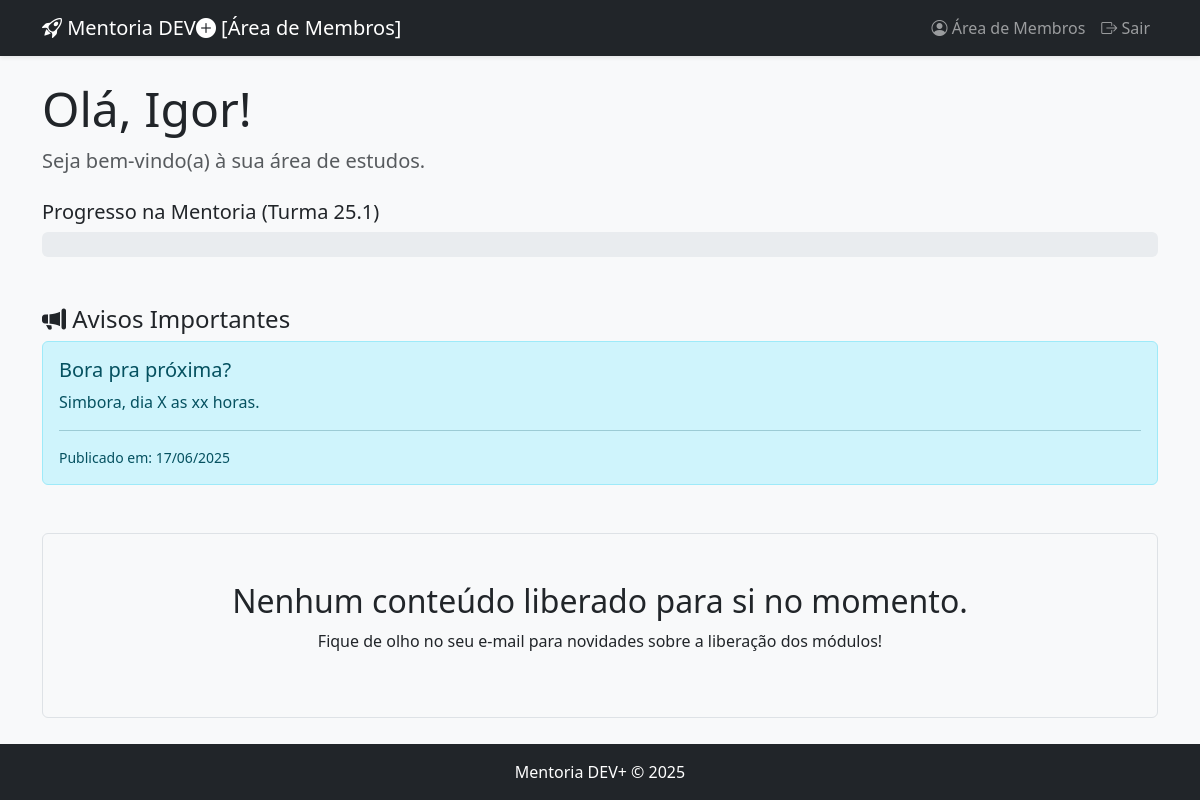
Page /area-membros (signed in) on the earlier database version.
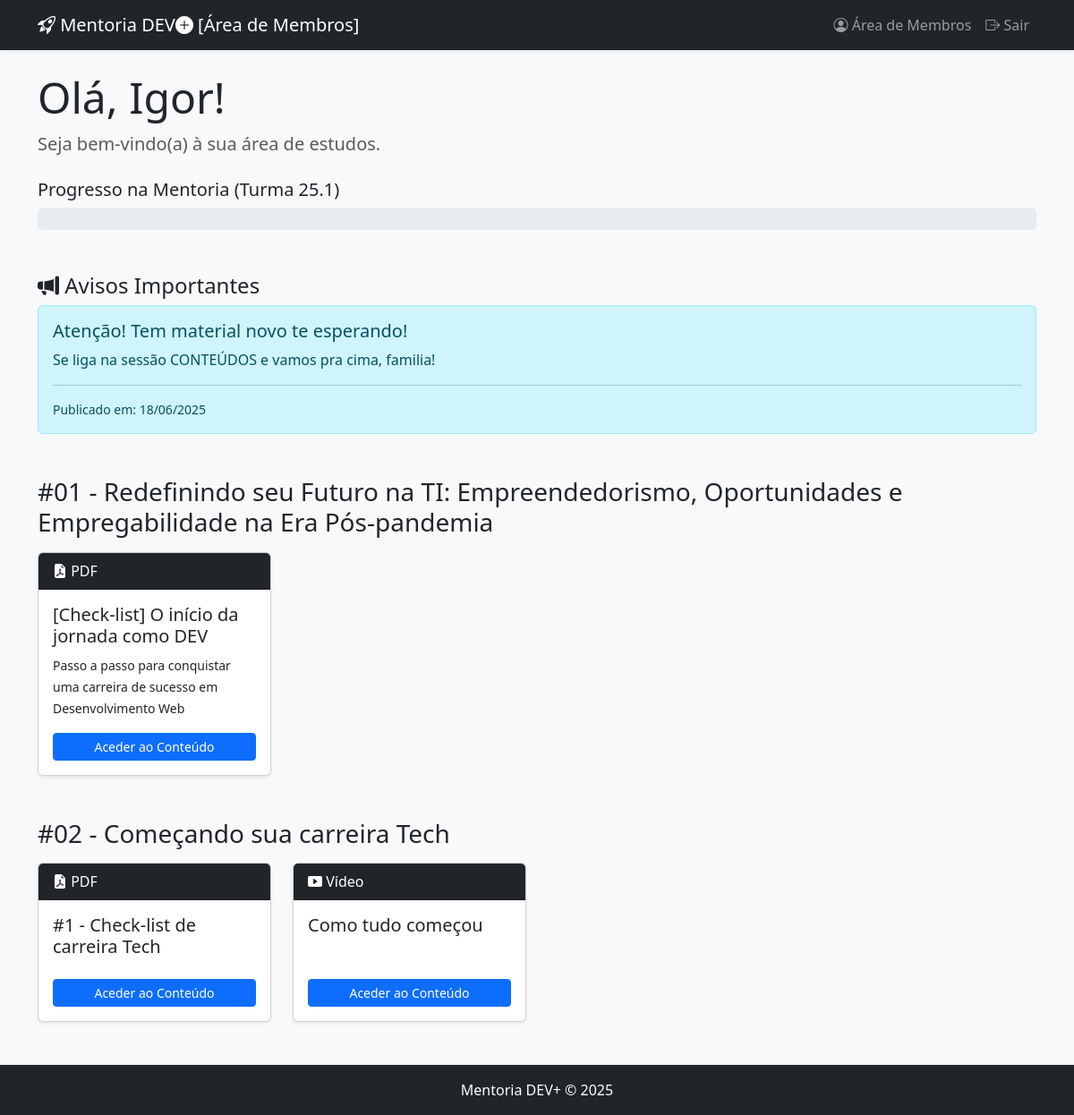
Same page on the later database version.
### api/index.py (models this page shows, shortened)
class Registros(db.Model, UserMixin): # Adiciona UserMixin
    __tablename__ = 'registros'
    id = db.Column(db.Integer, primary_key=True)
    nome = db.Column(db.String(100), nullable=False)
    email = db.Column(db.String(100), unique=True, nullable=False)
    password_hash = db.Column(db.String(128)) # Campo para senha criptografada
    is_admin = db.Column(db.Boolean, default=False)
    fone = db.Column(db.String(20))
    perfil = db.Column(db.String(100))
    desafio = db.Column(db.String(100))
    disponibilidade = db.Column(db.String(100))
    mensagem = db.Column(db.Text)
    data_inscricao = db.Column(db.DateTime, default=datetime.utcnow)
    status = db.Column(db.String(50), default='Inscrito')
    token_matricula = db.Column(db.String(32), unique=True, nullable=True)
    plano_escolhido = db.Column(db.String(50), nullable=True)
    turma_id = db.Column(db.Integer, db.ForeignKey('turmas.id'))

class Turmas(db.Model):
    __tablename__ = 'turmas'
    id = db.Column(db.Integer, primary_key=True)
    nome_turma = db.Column(db.String(100), nullable=False)
    descricao = db.Column(db.Text)
    data_inicio = db.Column(db.Date)
    data_fim = db.Column(db.Date)
    status = db.Column(db.String(50), default='Planejamento')
    mentorados = db.relationship('Registros', backref='turma', lazy='dynamic')
    encontros = db.relationship('Encontros', backref='turma', lazy=True, cascade="all, delete-orphan")
    monitores = db.relationship('Monitores', secondary=turma_monitores, lazy='subquery',
        back_populates='turmas')
    modulos = db.relationship('Modulos', secondary=turma_modulos, lazy='subquery',
        backref=db.backref('turmas', lazy=True))
    avisos = db.relationship('Avisos', backref='turma', lazy=True, cascade="all, delete-orphan")

class Avisos(db.Model):
    __tablename__ = 'avisos'
    id = db.Column(db.Integer, primary_key=True)
    turma_id = db.Column(db.Integer, db.ForeignKey('turmas.id'), nullable=False)
    titulo = db.Column(db.String(150), nullable=False)
    conteudo = db.Column(db.Text, nullable=False)
    data_publicacao = db.Column(db.DateTime, default=datetime.utcnow)

class Modulos(db.Model):
    __tablename__ = 'modulos'
    id = db.Column(db.Integer, primary_key=True)
    titulo = db.Column(db.String(150), nullable=False)
    descricao = db.Column(db.Text)
    ordem = db.Column(db.Integer, default=0)
    thumbnail_url = db.Column(db.String(255))
    conteudos = db.relationship('Conteudos', backref='modulo', lazy=True, cascade="all, delete-orphan")

class Conteudos(db.Model):
    __tablename__ = 'conteudos'
    id = db.Column(db.Integer, primary_key=True)
    modulo_id = db.Column(db.Integer, db.ForeignKey('modulos.id'), nullable=False)
    titulo = db.Column(db.String(150), nullable=False)
    tipo = db.Column(db.String(50)) # 'Vídeo', 'PDF', 'Link'
    url_conteudo = db.Column(db.String(255), nullable=False)
    descricao = db.Column(db.Text)
    ordem = db.Column(db.Integer, default=0)

### api/index.py (the view, shortened to what this page needs)
@app.route('/area-membros')
@login_required # Esta linha protege a rota!
def area_membros():
    turma_do_aluno = current_user.turma
    modulos_da_turma = []
    progresso_percent = 0
    avisos_da_turma = []
    if turma_do_aluno:
        modulos_da_turma = sorted(turma_do_aluno.modulos, key=lambda m: m.ordem)
        avisos_da_turma = sorted(turma_do_aluno.avisos, key=lambda a: a.data_publicacao, reverse=True)
        hoje = datetime.utcnow().date()
        inicio = turma_do_aluno.data_inicio
        fim = turma_do_aluno.data_fim
    return render_template('area_membros.html',
                           modulos=modulos_da_turma,
                           progresso=progresso_percent,
                           avisos=avisos_da_turma)

### api/index.py (called while the page is built)
@login_manager.user_loader
def load_user(user_id):
    return Registros.query.get(int(user_id))

### templates/area_membros.html (shortened to what this page needs)
{% extends "layout.html" %}
{% block content %}
<div class="mb-5">
    <h1 class="display-5">Olá, {{ current_user.nome.split()[0] }}!</h1>
    <p class="lead text-muted">Seja bem-vindo(a) à sua área de estudos.</p>
    {% if current_user.turma and current_user.turma.data_inicio and current_user.turma.data_fim %}
    <div class="mt-4">
        <h5>Progresso na Mentoria ({{ current_user.turma.nome_turma }})</h5>
        <div class="progress" style="height: 25px;">
        </div>
    </div>
    {% endif %}
</div>
{% if avisos %}
<div class="mb-5">
    <h4><i class="bi bi-megaphone-fill"></i> Avisos Importantes</h4>
    {% for aviso in avisos %}
        <div class="alert alert-info">
            <h5 class="alert-heading">{{ aviso.titulo }}</h5>
            <p>{{ aviso.conteudo|safe }}</p>
            <hr>
            <p class="mb-0 small">Publicado em: {{ aviso.data_publicacao.strftime('%d/%m/%Y') }}</p>
        </div>
    {% endfor %}
</div>
{% endif %}
{% for modulo in modulos %}
<div class="mb-5">
    <h3 class="mb-3">{{ modulo.titulo }}</h3>
    <div class="row row-cols-1 row-cols-sm-2 row-cols-md-3 row-cols-lg-4 g-4">
        {% for conteudo in modulo.conteudos|sort(attribute='ordem') %}
        <div class="col">
            <div class="card h-100 shadow-sm">
                {% if modulo.thumbnail_url %}
                    <img src="{{ modulo.thumbnail_url }}" class="card-img-top" alt="Thumbnail do Módulo" style="height: 150px; object-fit: cover;">
                {% else %}
                    <div class="card-header bg-dark text-white">
                        <i class="bi
                        {% if conteudo.tipo == 'Vídeo' %}bi-play-btn-fill{%
                        elif conteudo.tipo == 'PDF' %}bi-file-earmark-pdf-fill{%
                        elif conteudo.tipo == 'Slides' %}bi-file-earmark-slides-fill{%
                        else %}bi-link-45deg{% endif %}"></i>
                        {{ conteudo.tipo }}
                    </div>
                {% endif %}
                <div class="card-body d-flex flex-column">
                    <h5 class="card-title">{{ conteudo.titulo }}</h5>
                    <p class="card-text flex-grow-1"><small>{{ conteudo.descricao }}</small></p>
                    <a href="{{ conteudo.url_conteudo }}" target="_blank" class="btn btn-primary btn-sm mt-auto">Aceder ao Conteúdo</a>
                </div>
            </div>
        </div>
        {% else %}
        <div class="col">
            <p>Nenhum conteúdo disponível neste módulo ainda.</p>
        </div>
        {% endfor %}
    </div>
</div>
{% else %}
<div class="text-center p-5 border rounded bg-light">
    <h2>Nenhum conteúdo liberado para si no momento.</h2>
    <p>Fique de olho no seu e-mail para novidades sobre a liberação dos módulos!</p>
</div>
{% endfor %}
{% endblock %}

### templates/layout.html (shortened to what this page needs)
<!doctype html>
<html lang="pt-br" class="h-100">
<head>
    <link href="https://cdn.jsdelivr.net/npm/bootstrap@5.3.3/dist/css/bootstrap.min.css" rel="stylesheet">
    <link rel="stylesheet" href="https://cdn.jsdelivr.net/npm/bootstrap-icons@1.11.3/font/bootstrap-icons.min.css">
</head>
<body class="d-flex flex-column h-100 bg-light">
    <nav class="navbar navbar-expand-lg navbar-dark bg-dark shadow-sm">
        <div class="container">
            <a class="navbar-brand" href="/">
                <i class="bi bi-rocket-takeoff"></i>
                Mentoria DEV<i class="bi bi-plus-circle-fill"></i> [Área de Membros]
            </a>
            <div class="collapse navbar-collapse">
                <ul class="navbar-nav ms-auto mb-2 mb-lg-0">
                    {% if current_user.is_authenticated %}
                        <li class="nav-item"><a class="nav-link" href="{{ url_for('area_membros') }}"><i class="bi bi-person-circle"></i> Área de Membros</a></li>
                        <li class="nav-item"><a class="nav-link" href="{{ url_for('logout') }}"><i class="bi bi-box-arrow-right"></i> Sair</a></li>
                    {% else %}
                        <li class="nav-item"><a class="nav-link" href="{{ url_for('login') }}"><i class="bi bi-box-arrow-in-right"></i> Login</a></li>
                    {% endif %}
                </ul>
            </div>
        </div>
    </nav>
    <main class="flex-shrink-0">
        <div class="container mt-4">
        {% block content %}{% endblock %}
        </div>
    </main>
    <footer class="footer mt-auto py-3 bg-dark text-white">
        <div class="container text-center">
            <span>Mentoria DEV+ © 2025</span>
        </div>
    </footer>
</body>
</html>

Differences in the rows shown:
removed Avisos: titulo "Bora pra próxima?", conteudo "Simbora, dia X as xx horas.", data_publicacao "17/06/2025"
added Avisos: titulo "Atenção! Tem material novo te esperando!", conteudo "Se liga na sessão CONTEÚDOS e vamos pra cima, familia!", data_publicacao "18/06/2025"
now on this page (row edited): Modulos: titulo "#01 - Redefinindo seu Futuro na TI: Empreendedorismo, Oportunidades e Empregabilidade na Era Pós-pandemia"
added Conteudos: tipo "PDF", titulo "[Check-list] O início da jornada como DEV", descricao "Passo a passo para conquistar uma carreira de sucesso em Desenvolvimento Web"
added Modulos: titulo "#02 - Começando sua carreira Tech"
added Conteudos: tipo "PDF", titulo "#1 - Check-list de carreira Tech", shown under "#02 - Começando sua carreira Tech"
added Conteudos: tipo "Vídeo", titulo "Como tudo começou", shown under "#02 - Começando sua carreira Tech"
Other differences:
text no longer shown: "Nenhum conteúdo liberado para si no momento. Fique de olho no seu e-mail para novidades sobre a liberação dos módulos!"
